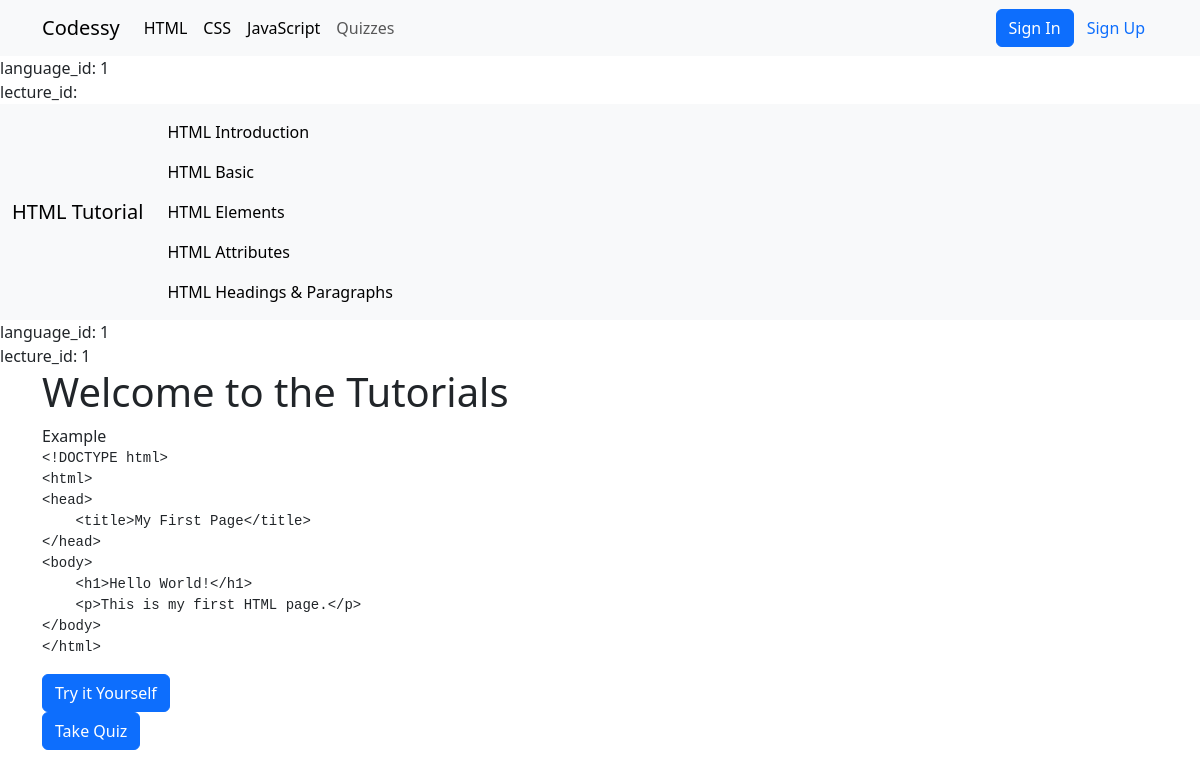
The app's page /lectures.php with its own data.
### tables this page shows
CREATE TABLE `programing_language` (
  `id` int(11) NOT NULL,
  `language_name` varchar(255) NOT NULL,
  `created_at` date NOT NULL
);

CREATE TABLE `lectures` (
  `id` int(11) NOT NULL,
  `admin_id` int(11) NOT NULL,
  `language_id` int(11) NOT NULL,
  `lecture_title` varchar(255) NOT NULL,
  `lecture_code` text NOT NULL,
  `created_at` date NOT NULL
);

### config.php (called while the page is built, shortened)
<?php
class Database {
    private $pdo;
    public function __construct() {
        try {
            $this->pdo = new PDO("mysql:host=" . DB_SERVER . ";dbname=" . DB_NAME, DB_USERNAME, DB_PASSWORD);
            $this->pdo->setAttribute(PDO::ATTR_ERRMODE, PDO::ERRMODE_EXCEPTION);
        } catch(PDOException $e) {
            die("ERROR: Could not connect. " . $e->getMessage());
        }
    }
    public function query($sql) {
        try {
            $stmt = $this->pdo->prepare($sql);
            $stmt->execute();
            return $stmt;
        } catch(PDOException $e) {
            return false;
        }
    }
}
$pdo = new Database();
?>

### lectures.php (the view, shortened to what this page needs)
<?php
require_once 'nav.php';
require_once 'config.php';
$id = $_GET['language_id'] ;
echo "language_id: " . htmlspecialchars($id) . "<br>";
$lecture_id = isset($_GET['lecture_id']);
if (!isset($lecture_id)) {
    $lecture_id = 1;
} else {
    $lecture_id = isset($_GET['lecture_id']);
}
echo "lecture_id: " . htmlspecialchars($lecture_id) . "<br>";
?>
<!DOCTYPE html>
<html lang="en">
<head>
</head>
<body>
   <nav class="navbar navbar-expand-lg bg-body-tertiary">
  <div class="container-fluid">
    <?php
    $result = $pdo->query("SELECT * FROM programing_language WHERE id = " . intval($id));
    foreach ($result as $row) { ?>
        <label class="navbar-brand" ><?php echo htmlspecialchars($row['language_name']); ?> Tutorial</label>
    <?php } ?>
    <div class="collapse navbar-collapse" id="navbarNav">
      <ul class="navbar-nav">
        <li class="nav-item">
          <?php
          $result = $pdo->query("SELECT * FROM  lectures WHERE language_id = " . intval($id));
          foreach ($result as $row) { ?>
            <a class="nav-link active" aria-current="page" href="lectures.php?lecture_id=<?php echo htmlspecialchars($row['id']); ?>&language_id=<?php echo htmlspecialchars($id); ?>"><?php echo htmlspecialchars($row['lecture_title']); ?></a>
          <?php } ?>
        </li>
      </ul>
    </div>
  </div>
</nav>
<?php
$id = $_GET['language_id'] ;
$lecture_id = 0;
if (!isset($_GET['lecture_id'])) {
  $sql="SELECT id FROM lectures WHERE language_id = " . intval($id) . " LIMIT 1";
  $result = $pdo->query($sql);
  $lecture_id = $result->fetchColumn();
} else {
  $lecture_id = $_GET['lecture_id'];
}
echo "language_id: " . htmlspecialchars($id) . "<br>";
echo "lecture_id: " . htmlspecialchars($lecture_id) . "<br>";
?>
<div class="container">
  <h1>Welcome to the  Tutorials</h1>
    <div class="left">
        <div>
            <label for="">Example</label>
        </div>
        <?php
        $result = $pdo->query("SELECT lecture_code FROM lectures JOIN programing_language ON lectures.language_id = programing_language.id WHERE lectures.id = " . intval($lecture_id) . " AND programing_language.id = " . intval($id));
        foreach ($result as $row) { ?>
            <div class="example">
                <pre><code><?php echo htmlspecialchars($row['lecture_code']); ?></code></pre>
            </div>
        <?php } ?>
        <div class="button">
            <a href="run.php?language_id=<?php echo htmlspecialchars($id); ?>&lecture_id=<?php echo htmlspecialchars($lecture_id); ?>" class="btn btn-primary">Try it Yourself</a>
        </div>
        <div class="button">
          <a href="quiz.php?lecture_id=<?php echo htmlspecialchars($lecture_id); ?>&language_id=<?php echo htmlspecialchars($id); ?>" class="btn btn-primary">Take Quiz</a>
        </div>
    </div>
</div>
</body>
</html>

### nav.php (shortened to what this page needs)
<?php
require_once 'config.php';
?>
<!DOCTYPE html>
<html lang="en">
<head>
        <link href="https://cdn.jsdelivr.net/npm/bootstrap@5.3.6/dist/css/bootstrap.min.css" rel="stylesheet">
        <link rel="stylesheet" href="https://cdn.jsdelivr.net/npm/bootstrap-icons@1.11.3/font/bootstrap-icons.css">
</head>
<body>
    <nav class="navbar navbar-expand-lg bg-body-tertiary">
  <div class="container">
    <a class="navbar-brand" href="#">Codessy</a>
    <div class=" collapse navbar-collapse" id="navbarSupportedContent">
      <ul class="navbar-nav me-auto mb-2 mb-lg-0">
      <?php
      $result = $pdo->query("SELECT * FROM programing_language");
      foreach ($result as $row) { ?>
        <li class="nav-item">
          <a class="nav-link active" aria-current="page" href="lectures.php?language_id=<?php echo htmlspecialchars($row['id']); ?>"><?php echo htmlspecialchars($row['language_name']); ?></a>
        </li>
      <?php }
      ?>
        <li class="nav-item">
          <a class="nav-link" href="quiz.php?language_id=<?php echo htmlspecialchars($row['id']); ?>">Quizzes</a>
        </li>
      </ul>
      <?php
      if(!isset($_SESSION['username']) ) { ?>
       <div class="d-flex" role="search">
        <a href="login.php" class="btn btn-primary">Sign In</a>
        <a href="sign_up.php" class="btn text-primary">Sign Up</a>
      </div>
      <?php } else if(isset($_SESSION['username'])) { ?>
         <div class="dropdown">
        <button class="btn btn-secondary dropdown-toggle rounded-pill" type="button" id="dropdownMenuButton" data-bs-toggle="dropdown" aria-expanded="false">
          <i class="bi bi-person"></i>
        </button>
        <ul class="dropdown-menu dropdown-menu-start" aria-labelledby="dropdownMenuButton">
          <li><a href=""><?php echo htmlspecialchars($session->userID); ?></a></li>
          <li><a class="dropdown-item" href="profile.php">Profile</a></li>
          <li><a class="dropdown-item" href="user_dashboard.php">Dashboard</a></li>
          <li><a class="dropdown-item" href="?logout">Logout</a></li>
        </ul>
      </div>
      <?php } ?>
    </div>
  </div>
</nav>
</body>
</html>

### records on screen
programing_language: language_name "HTML"
programing_language: language_name "CSS"
programing_language: language_name "JavaScript"
lectures: lecture_title "HTML Introduction", id "1", lecture_code "<!DOCTYPE html> <html> <head> <title>My First Page</title> </head> <body> <h1>Hello World!</h1> <p>This is my first HTML page.</p> </body> </html>"
lectures: lecture_title "HTML Basic"
lectures: lecture_title "HTML Elements"
lectures: lecture_title "HTML Attributes"
lectures: lecture_title "HTML Headings & Paragraphs"

### other values on screen
$id "1"
